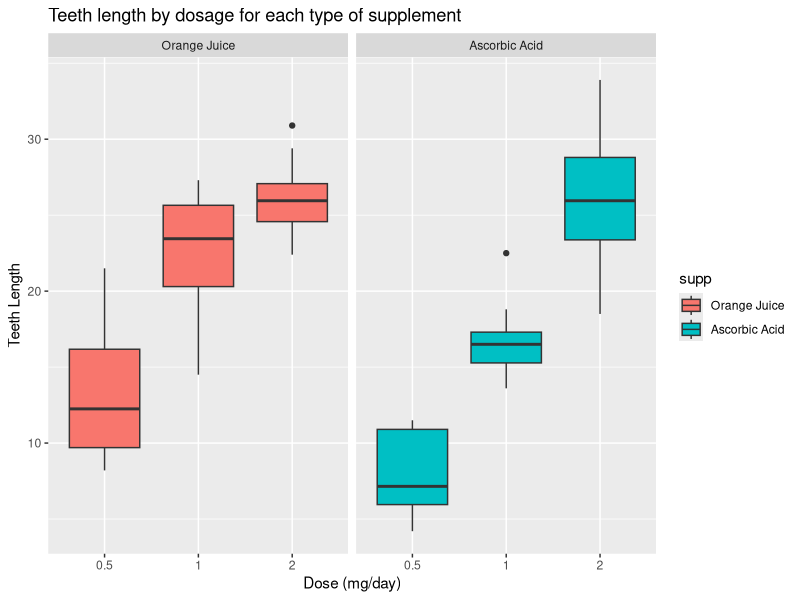

Write the R code that produced this figure.
## ---- chunk 1
library(datasets)
data("ToothGrowth")
## ---- chunk 2
library(ggplot2)
tg = ToothGrowth
levels(tg$supp) <- c("Orange Juice","Ascorbic Acid")
ggplot(tg,aes(x=factor(dose),y=len)) + facet_grid(.~supp)+geom_boxplot(aes(fill=supp)) + labs(title="Teeth length by dosage for each type of supplement", 
    x="Dose (mg/day)",
    y="Teeth Length")
## ---- chunk 3
hyp1 <- t.test(len~supp,data=tg)
hyp1$conf.int
hyp1$p.value
## ---- chunk 4
hyp2 <- t.test(len~supp,data = subset(tg,dose==0.5))
hyp2$conf.int
hyp2$p.value
## ---- chunk 5
hyp3 <- t.test(len~supp,data = subset(tg,dose==1))
hyp3$conf.int
hyp3$p.value
## ---- chunk 6
hyp4 <- t.test(len~supp,data = subset(tg,dose==2))
hyp4$conf.int
hyp4$p.value
